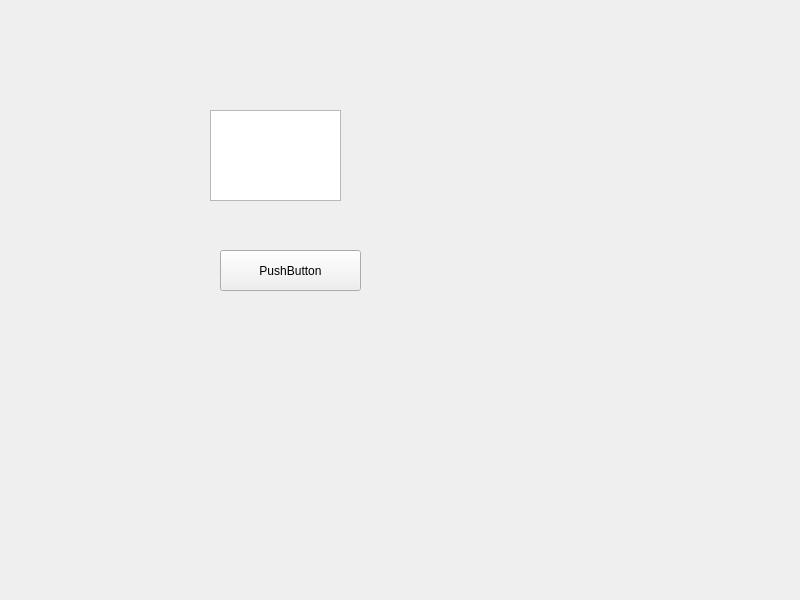
<?xml version="1.0" encoding="UTF-8"?>
<ui version="4.0">
 <class>webclient</class>
 <widget class="QWidget" name="webclient">
  <property name="geometry">
   <rect>
    <x>0</x>
    <y>0</y>
    <width>800</width>
    <height>600</height>
   </rect>
  </property>
  <property name="windowTitle">
   <string>webclient</string>
  </property>
  <widget class="QPushButton" name="requestButton">
   <property name="geometry">
    <rect>
     <x>220</x>
     <y>250</y>
     <width>141</width>
     <height>41</height>
    </rect>
   </property>
   <property name="text">
    <string>PushButton</string>
   </property>
  </widget>
  <widget class="QTextEdit" name="responseDisplay">
   <property name="geometry">
    <rect>
     <x>210</x>
     <y>110</y>
     <width>131</width>
     <height>91</height>
    </rect>
   </property>
  </widget>
 </widget>
 <resources/>
 <connections/>
</ui>
